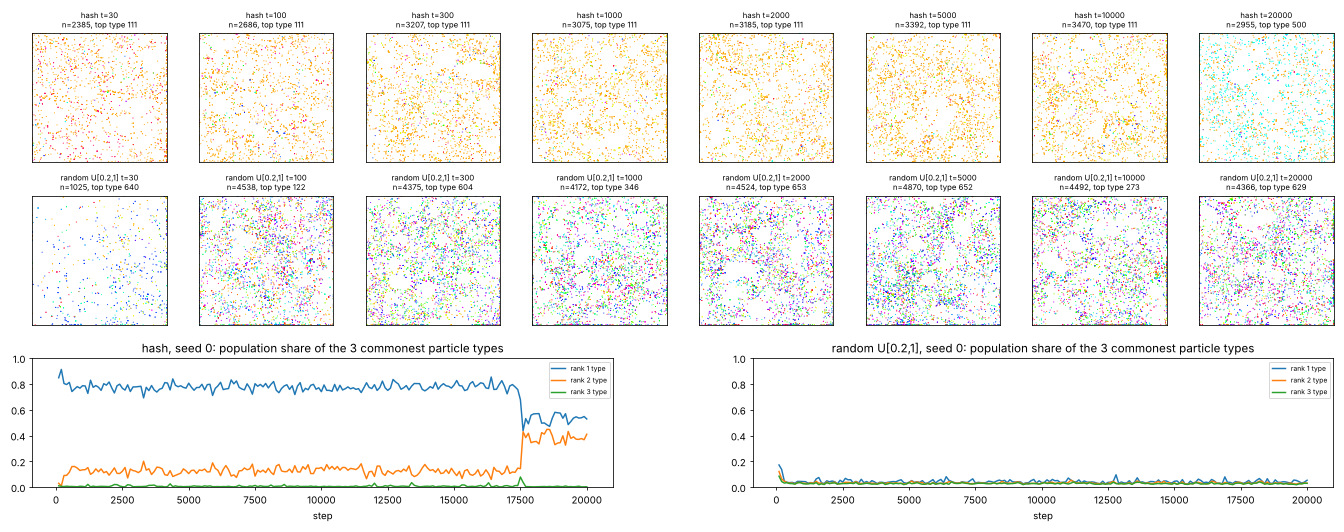

Generate this figure with Python:
"""Type-coloured particle snapshots (as in Sayama's Fig. 2) and the share of the three commonest types.
usage: python snapshots.py"""
import sys, os
sys.path.insert(0, os.path.dirname(os.path.abspath(__file__)))
import numpy as np
import matplotlib; matplotlib.use("Agg"); import matplotlib.pyplot as plt
import world
HERE = os.path.dirname(os.path.abspath(__file__))
times = [30, 100, 300, 1000, 2000, 5000, 10000, 20000]
rows = [("hash", dict(mode=0)), ("random U[0.2,1]", dict(mode=1, lo=0.2))]
fig = plt.figure(figsize=(2.4 * len(times), 7.6))
for ri, (lab, p) in enumerate(rows):
    S = world.init(0, p=dict(p, maxev=9_000_000)); tt, shares = [], []
    for t in range(1, times[-1] + 1):
        world.step(S)
        if t % 100 == 0 and S["n"]:
            c = np.bincount(S["ty"][:S["n"]], minlength=1001); tt.append(t); shares.append(np.sort(c)[::-1][:3] / S["n"])
        if t in times:
            a = fig.add_subplot(3, len(times), ri * len(times) + times.index(t) + 1); P = world.particles(S)
            a.scatter(P[:, 0], P[:, 1], c=P[:, 2], cmap="hsv", vmin=1, vmax=1000, s=1.2, lw=0)
            top = np.bincount(P[:, 2].astype(int)).argmax() if len(P) else 0
            a.set_title(f"{lab} t={t}\nn={len(P)}, top type {top}", fontsize=8); a.set_xticks([]); a.set_yticks([]); a.set_xlim(0, 1); a.set_ylim(0, 1)
    b = fig.add_subplot(3, 2, 5 + ri); sh = np.array(shares)
    for q in range(3): b.plot(tt, sh[:, q], label=f"rank {q+1} type")
    b.set_ylim(0, 1); b.set_title(f"{lab}, seed 0: population share of the 3 commonest particle types"); b.set_xlabel("step"); b.legend(fontsize=7)
plt.tight_layout(); plt.savefig(f"{HERE}/snapshots.png", dpi=70)
